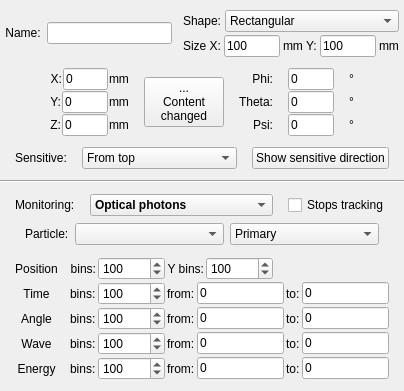
<?xml version="1.0" encoding="UTF-8"?>
<ui version="4.0">
 <class>AMonitorDelegateForm</class>
 <widget class="QWidget" name="AMonitorDelegateForm">
  <property name="geometry">
   <rect>
    <x>0</x>
    <y>0</y>
    <width>404</width>
    <height>391</height>
   </rect>
  </property>
  <property name="windowTitle">
   <string>Form</string>
  </property>
  <layout class="QVBoxLayout" name="verticalLayout_9">
   <property name="spacing">
    <number>6</number>
   </property>
   <property name="leftMargin">
    <number>0</number>
   </property>
   <property name="topMargin">
    <number>0</number>
   </property>
   <property name="rightMargin">
    <number>0</number>
   </property>
   <property name="bottomMargin">
    <number>0</number>
   </property>
   <item>
    <spacer name="verticalSpacer">
     <property name="orientation">
      <enum>Qt::Vertical</enum>
     </property>
     <property name="sizeHint" stdset="0">
      <size>
       <width>20</width>
       <height>40</height>
      </size>
     </property>
    </spacer>
   </item>
   <item>
    <layout class="QHBoxLayout" name="horizontalLayout_11">
     <item>
      <layout class="QVBoxLayout" name="verticalLayout_2">
       <property name="leftMargin">
        <number>5</number>
       </property>
       <property name="rightMargin">
        <number>5</number>
       </property>
       <item>
        <layout class="QHBoxLayout" name="horizontalLayout_19">
         <item>
          <widget class="QLabel" name="label">
           <property name="sizePolicy">
            <sizepolicy hsizetype="Preferred" vsizetype="Minimum">
             <horstretch>0</horstretch>
             <verstretch>0</verstretch>
            </sizepolicy>
           </property>
           <property name="text">
            <string>Name:</string>
           </property>
           <property name="alignment">
            <set>Qt::AlignCenter</set>
           </property>
          </widget>
         </item>
         <item>
          <widget class="QLineEdit" name="leName">
           <property name="minimumSize">
            <size>
             <width>125</width>
             <height>0</height>
            </size>
           </property>
          </widget>
         </item>
        </layout>
       </item>
      </layout>
     </item>
     <item>
      <layout class="QVBoxLayout" name="verticalLayout_4">
       <property name="spacing">
        <number>3</number>
       </property>
       <property name="rightMargin">
        <number>5</number>
       </property>
       <item>
        <layout class="QHBoxLayout" name="horizontalLayout">
         <item>
          <widget class="QLabel" name="label_4">
           <property name="text">
            <string>Shape:</string>
           </property>
          </widget>
         </item>
         <item>
          <widget class="QComboBox" name="cobShape">
           <property name="sizePolicy">
            <sizepolicy hsizetype="MinimumExpanding" vsizetype="Fixed">
             <horstretch>0</horstretch>
             <verstretch>0</verstretch>
            </sizepolicy>
           </property>
           <property name="minimumSize">
            <size>
             <width>0</width>
             <height>22</height>
            </size>
           </property>
           <item>
            <property name="text">
             <string>Rectangular</string>
            </property>
           </item>
           <item>
            <property name="text">
             <string>Round</string>
            </property>
           </item>
          </widget>
         </item>
        </layout>
       </item>
       <item>
        <layout class="QHBoxLayout" name="horizontalLayout_3">
         <property name="spacing">
          <number>3</number>
         </property>
         <item>
          <widget class="QLabel" name="labSizeX">
           <property name="text">
            <string>Size X:</string>
           </property>
          </widget>
         </item>
         <item>
          <widget class="QLineEdit" name="ledSize1">
           <property name="text">
            <string>100</string>
           </property>
          </widget>
         </item>
         <item>
          <widget class="QLabel" name="label_6">
           <property name="text">
            <string>mm</string>
           </property>
          </widget>
         </item>
         <item>
          <widget class="QLabel" name="labSize2">
           <property name="text">
            <string>Y:</string>
           </property>
          </widget>
         </item>
         <item>
          <widget class="QLineEdit" name="ledSize2">
           <property name="text">
            <string>100</string>
           </property>
          </widget>
         </item>
         <item>
          <widget class="QLabel" name="labSize2mm">
           <property name="text">
            <string>mm</string>
           </property>
          </widget>
         </item>
        </layout>
       </item>
      </layout>
     </item>
    </layout>
   </item>
   <item>
    <layout class="QHBoxLayout" name="horizontalLayout_9">
     <property name="spacing">
      <number>15</number>
     </property>
     <property name="topMargin">
      <number>5</number>
     </property>
     <property name="bottomMargin">
      <number>5</number>
     </property>
     <item>
      <layout class="QVBoxLayout" name="verticalLayout">
       <property name="spacing">
        <number>1</number>
       </property>
       <property name="leftMargin">
        <number>50</number>
       </property>
       <item>
        <layout class="QHBoxLayout" name="horizontalLayout_5">
         <item>
          <widget class="QLabel" name="label_5">
           <property name="text">
            <string>X:</string>
           </property>
           <property name="alignment">
            <set>Qt::AlignRight|Qt::AlignTrailing|Qt::AlignVCenter</set>
           </property>
          </widget>
         </item>
         <item>
          <widget class="QLineEdit" name="ledX">
           <property name="text">
            <string>0</string>
           </property>
          </widget>
         </item>
         <item>
          <widget class="QLabel" name="label_7">
           <property name="text">
            <string>mm</string>
           </property>
          </widget>
         </item>
        </layout>
       </item>
       <item>
        <layout class="QHBoxLayout" name="horizontalLayout_6">
         <item>
          <widget class="QLabel" name="label_8">
           <property name="text">
            <string>Y:</string>
           </property>
           <property name="alignment">
            <set>Qt::AlignRight|Qt::AlignTrailing|Qt::AlignVCenter</set>
           </property>
          </widget>
         </item>
         <item>
          <widget class="QLineEdit" name="ledY">
           <property name="text">
            <string>0</string>
           </property>
          </widget>
         </item>
         <item>
          <widget class="QLabel" name="label_9">
           <property name="text">
            <string>mm</string>
           </property>
          </widget>
         </item>
        </layout>
       </item>
       <item>
        <layout class="QHBoxLayout" name="horizontalLayout_7">
         <item>
          <widget class="QLabel" name="label_10">
           <property name="text">
            <string>Z:</string>
           </property>
           <property name="alignment">
            <set>Qt::AlignRight|Qt::AlignTrailing|Qt::AlignVCenter</set>
           </property>
          </widget>
         </item>
         <item>
          <widget class="QLineEdit" name="ledZ">
           <property name="text">
            <string>0</string>
           </property>
          </widget>
         </item>
         <item>
          <widget class="QLabel" name="label_11">
           <property name="text">
            <string>mm</string>
           </property>
          </widget>
         </item>
        </layout>
       </item>
      </layout>
     </item>
     <item>
      <widget class="QPushButton" name="pbContentChanged">
       <property name="text">
        <string>...
Content
changed</string>
       </property>
      </widget>
     </item>
     <item>
      <layout class="QHBoxLayout" name="horizontalLayout_8">
       <property name="rightMargin">
        <number>50</number>
       </property>
       <item>
        <layout class="QVBoxLayout" name="verticalLayout_3">
         <property name="spacing">
          <number>1</number>
         </property>
         <item>
          <widget class="QLabel" name="label_12">
           <property name="text">
            <string>Phi:</string>
           </property>
           <property name="alignment">
            <set>Qt::AlignRight|Qt::AlignTrailing|Qt::AlignVCenter</set>
           </property>
          </widget>
         </item>
         <item>
          <widget class="QLabel" name="label_14">
           <property name="text">
            <string>Theta:</string>
           </property>
           <property name="alignment">
            <set>Qt::AlignRight|Qt::AlignTrailing|Qt::AlignVCenter</set>
           </property>
          </widget>
         </item>
         <item>
          <widget class="QLabel" name="label_16">
           <property name="text">
            <string>Psi:</string>
           </property>
           <property name="alignment">
            <set>Qt::AlignRight|Qt::AlignTrailing|Qt::AlignVCenter</set>
           </property>
          </widget>
         </item>
        </layout>
       </item>
       <item>
        <layout class="QVBoxLayout" name="verticalLayout_5">
         <property name="spacing">
          <number>1</number>
         </property>
         <item>
          <widget class="QLineEdit" name="ledPhi">
           <property name="text">
            <string>0</string>
           </property>
          </widget>
         </item>
         <item>
          <widget class="QLineEdit" name="ledTheta">
           <property name="text">
            <string>0</string>
           </property>
          </widget>
         </item>
         <item>
          <widget class="QLineEdit" name="ledPsi">
           <property name="text">
            <string>0</string>
           </property>
          </widget>
         </item>
        </layout>
       </item>
       <item>
        <layout class="QVBoxLayout" name="verticalLayout_6">
         <property name="spacing">
          <number>1</number>
         </property>
         <item>
          <widget class="QLabel" name="label_13">
           <property name="text">
            <string>°</string>
           </property>
          </widget>
         </item>
         <item>
          <widget class="QLabel" name="label_15">
           <property name="text">
            <string>°</string>
           </property>
          </widget>
         </item>
         <item>
          <widget class="QLabel" name="label_17">
           <property name="text">
            <string>°</string>
           </property>
          </widget>
         </item>
        </layout>
       </item>
      </layout>
     </item>
    </layout>
   </item>
   <item>
    <layout class="QHBoxLayout" name="horizontalLayout_18">
     <property name="spacing">
      <number>15</number>
     </property>
     <property name="leftMargin">
      <number>15</number>
     </property>
     <property name="rightMargin">
      <number>15</number>
     </property>
     <property name="bottomMargin">
      <number>5</number>
     </property>
     <item>
      <widget class="QLabel" name="label_3">
       <property name="text">
        <string>Sensitive:</string>
       </property>
      </widget>
     </item>
     <item>
      <widget class="QComboBox" name="cobSensitiveDirection">
       <property name="sizePolicy">
        <sizepolicy hsizetype="MinimumExpanding" vsizetype="Fixed">
         <horstretch>0</horstretch>
         <verstretch>0</verstretch>
        </sizepolicy>
       </property>
       <property name="minimumSize">
        <size>
         <width>0</width>
         <height>22</height>
        </size>
       </property>
       <item>
        <property name="text">
         <string>From top</string>
        </property>
       </item>
       <item>
        <property name="text">
         <string>From bottom</string>
        </property>
       </item>
       <item>
        <property name="text">
         <string>From top and bottom</string>
        </property>
       </item>
      </widget>
     </item>
     <item>
      <widget class="QPushButton" name="pbShowSensitiveDirection">
       <property name="text">
        <string>Show sensitive direction</string>
       </property>
      </widget>
     </item>
    </layout>
   </item>
   <item>
    <widget class="Line" name="line">
     <property name="orientation">
      <enum>Qt::Horizontal</enum>
     </property>
    </widget>
   </item>
   <item>
    <layout class="QHBoxLayout" name="horizontalLayout_10">
     <property name="spacing">
      <number>15</number>
     </property>
     <property name="leftMargin">
      <number>15</number>
     </property>
     <property name="topMargin">
      <number>5</number>
     </property>
     <property name="rightMargin">
      <number>15</number>
     </property>
     <item>
      <widget class="QLabel" name="label_18">
       <property name="text">
        <string>Monitoring:</string>
       </property>
      </widget>
     </item>
     <item>
      <widget class="QComboBox" name="cobMonitoring">
       <property name="sizePolicy">
        <sizepolicy hsizetype="MinimumExpanding" vsizetype="Fixed">
         <horstretch>0</horstretch>
         <verstretch>0</verstretch>
        </sizepolicy>
       </property>
       <property name="minimumSize">
        <size>
         <width>0</width>
         <height>22</height>
        </size>
       </property>
       <property name="font">
        <font>
         <weight>75</weight>
         <bold>true</bold>
        </font>
       </property>
       <item>
        <property name="text">
         <string>Optical photons</string>
        </property>
       </item>
       <item>
        <property name="text">
         <string>Particles</string>
        </property>
       </item>
      </widget>
     </item>
     <item>
      <widget class="QCheckBox" name="cbStopTracking">
       <property name="text">
        <string>Stops tracking</string>
       </property>
      </widget>
     </item>
    </layout>
   </item>
   <item>
    <widget class="QFrame" name="frParticle">
     <property name="frameShape">
      <enum>QFrame::NoFrame</enum>
     </property>
     <property name="frameShadow">
      <enum>QFrame::Raised</enum>
     </property>
     <layout class="QHBoxLayout" name="horizontalLayout_2">
      <property name="leftMargin">
       <number>25</number>
      </property>
      <property name="topMargin">
       <number>1</number>
      </property>
      <property name="rightMargin">
       <number>25</number>
      </property>
      <property name="bottomMargin">
       <number>1</number>
      </property>
      <item>
       <widget class="QLabel" name="label_2">
        <property name="text">
         <string>Particle:</string>
        </property>
       </widget>
      </item>
      <item>
       <widget class="QComboBox" name="cobParticle">
        <property name="sizePolicy">
         <sizepolicy hsizetype="MinimumExpanding" vsizetype="Fixed">
          <horstretch>0</horstretch>
          <verstretch>0</verstretch>
         </sizepolicy>
        </property>
        <property name="minimumSize">
         <size>
          <width>0</width>
          <height>22</height>
         </size>
        </property>
        <property name="font">
         <font>
          <weight>75</weight>
          <bold>true</bold>
         </font>
        </property>
       </widget>
      </item>
      <item>
       <widget class="QComboBox" name="cobPrimarySecondary">
        <property name="sizePolicy">
         <sizepolicy hsizetype="MinimumExpanding" vsizetype="Fixed">
          <horstretch>0</horstretch>
          <verstretch>0</verstretch>
         </sizepolicy>
        </property>
        <property name="minimumSize">
         <size>
          <width>0</width>
          <height>22</height>
         </size>
        </property>
        <property name="maximumSize">
         <size>
          <width>150</width>
          <height>16777215</height>
         </size>
        </property>
        <item>
         <property name="text">
          <string>Primary</string>
         </property>
        </item>
        <item>
         <property name="text">
          <string>Secondary</string>
         </property>
        </item>
        <item>
         <property name="text">
          <string>Primary+secondary</string>
         </property>
        </item>
       </widget>
      </item>
     </layout>
    </widget>
   </item>
   <item>
    <layout class="QHBoxLayout" name="horizontalLayout_17">
     <property name="spacing">
      <number>12</number>
     </property>
     <property name="leftMargin">
      <number>15</number>
     </property>
     <property name="topMargin">
      <number>5</number>
     </property>
     <property name="rightMargin">
      <number>15</number>
     </property>
     <item>
      <layout class="QVBoxLayout" name="verticalLayout_7">
       <property name="spacing">
        <number>2</number>
       </property>
       <item>
        <widget class="QLabel" name="label_19">
         <property name="text">
          <string>Position</string>
         </property>
         <property name="alignment">
          <set>Qt::AlignCenter</set>
         </property>
        </widget>
       </item>
       <item>
        <widget class="QLabel" name="label_21">
         <property name="text">
          <string>Time</string>
         </property>
         <property name="alignment">
          <set>Qt::AlignCenter</set>
         </property>
        </widget>
       </item>
       <item>
        <widget class="QLabel" name="label_27">
         <property name="text">
          <string>Angle</string>
         </property>
         <property name="alignment">
          <set>Qt::AlignCenter</set>
         </property>
        </widget>
       </item>
       <item>
        <widget class="QLabel" name="labWave">
         <property name="text">
          <string>Wave</string>
         </property>
         <property name="alignment">
          <set>Qt::AlignCenter</set>
         </property>
        </widget>
       </item>
       <item>
        <widget class="QLabel" name="labEnergy">
         <property name="text">
          <string>Energy</string>
         </property>
         <property name="alignment">
          <set>Qt::AlignCenter</set>
         </property>
        </widget>
       </item>
      </layout>
     </item>
     <item>
      <layout class="QVBoxLayout" name="verticalLayout_8">
       <property name="spacing">
        <number>2</number>
       </property>
       <item>
        <layout class="QHBoxLayout" name="horizontalLayout_14">
         <item>
          <widget class="QLabel" name="label_37">
           <property name="text">
            <string>bins:</string>
           </property>
           <property name="alignment">
            <set>Qt::AlignRight|Qt::AlignTrailing|Qt::AlignVCenter</set>
           </property>
          </widget>
         </item>
         <item>
          <widget class="QSpinBox" name="sbXbins">
           <property name="minimum">
            <number>1</number>
           </property>
           <property name="maximum">
            <number>1000000</number>
           </property>
           <property name="value">
            <number>100</number>
           </property>
          </widget>
         </item>
         <item>
          <widget class="QLabel" name="label_20">
           <property name="text">
            <string>Y bins:</string>
           </property>
           <property name="alignment">
            <set>Qt::AlignRight|Qt::AlignTrailing|Qt::AlignVCenter</set>
           </property>
          </widget>
         </item>
         <item>
          <widget class="QSpinBox" name="sbYbins">
           <property name="minimum">
            <number>1</number>
           </property>
           <property name="maximum">
            <number>1000000</number>
           </property>
           <property name="value">
            <number>100</number>
           </property>
          </widget>
         </item>
         <item>
          <spacer name="horizontalSpacer">
           <property name="orientation">
            <enum>Qt::Horizontal</enum>
           </property>
           <property name="sizeHint" stdset="0">
            <size>
             <width>40</width>
             <height>20</height>
            </size>
           </property>
          </spacer>
         </item>
        </layout>
       </item>
       <item>
        <layout class="QHBoxLayout" name="horizontalLayout_15">
         <item>
          <widget class="QLabel" name="label_22">
           <property name="text">
            <string>bins:</string>
           </property>
          </widget>
         </item>
         <item>
          <widget class="QSpinBox" name="sbTimeBins">
           <property name="minimum">
            <number>1</number>
           </property>
           <property name="maximum">
            <number>1000000</number>
           </property>
           <property name="value">
            <number>100</number>
           </property>
          </widget>
         </item>
         <item>
          <widget class="QLabel" name="label_23">
           <property name="text">
            <string>from:</string>
           </property>
          </widget>
         </item>
         <item>
          <widget class="QLineEdit" name="ledTimeFrom">
           <property name="text">
            <string>0</string>
           </property>
          </widget>
         </item>
         <item>
          <widget class="QLabel" name="label_24">
           <property name="text">
            <string>to:</string>
           </property>
          </widget>
         </item>
         <item>
          <widget class="QLineEdit" name="ledTimeTo">
           <property name="text">
            <string>0</string>
           </property>
          </widget>
         </item>
        </layout>
       </item>
       <item>
        <layout class="QHBoxLayout" name="horizontalLayout_16">
         <item>
          <widget class="QLabel" name="label_28">
           <property name="text">
            <string>bins:</string>
           </property>
          </widget>
         </item>
         <item>
          <widget class="QSpinBox" name="sbAngleBins">
           <property name="minimum">
            <number>1</number>
           </property>
           <property name="maximum">
            <number>1000000</number>
           </property>
           <property name="value">
            <number>100</number>
           </property>
          </widget>
         </item>
         <item>
          <widget class="QLabel" name="label_26">
           <property name="text">
            <string>from:</string>
           </property>
          </widget>
         </item>
         <item>
          <widget class="QLineEdit" name="ledAngleFrom">
           <property name="text">
            <string>0</string>
           </property>
          </widget>
         </item>
         <item>
          <widget class="QLabel" name="label_25">
           <property name="text">
            <string>to:</string>
           </property>
          </widget>
         </item>
         <item>
          <widget class="QLineEdit" name="ledAngleTo">
           <property name="text">
            <string>0</string>
           </property>
          </widget>
         </item>
        </layout>
       </item>
       <item>
        <layout class="QHBoxLayout" name="horizontalLayout_4">
         <property name="topMargin">
          <number>0</number>
         </property>
         <item>
          <widget class="QLabel" name="labWaveBins">
           <property name="text">
            <string>bins:</string>
           </property>
          </widget>
         </item>
         <item>
          <widget class="QSpinBox" name="sbWaveBins">
           <property name="minimum">
            <number>1</number>
           </property>
           <property name="maximum">
            <number>1000000</number>
           </property>
           <property name="value">
            <number>100</number>
           </property>
          </widget>
         </item>
         <item>
          <widget class="QLabel" name="labWaveFrom">
           <property name="text">
            <string>from:</string>
           </property>
          </widget>
         </item>
         <item>
          <widget class="QLineEdit" name="ledWaveFrom">
           <property name="text">
            <string>0</string>
           </property>
          </widget>
         </item>
         <item>
          <widget class="QLabel" name="labWaveTo">
           <property name="text">
            <string>to:</string>
           </property>
          </widget>
         </item>
         <item>
          <widget class="QLineEdit" name="ledWaveTo">
           <property name="text">
            <string>0</string>
           </property>
          </widget>
         </item>
        </layout>
       </item>
       <item>
        <layout class="QHBoxLayout" name="horizontalLayout_20">
         <property name="topMargin">
          <number>0</number>
         </property>
         <item>
          <widget class="QLabel" name="labEnergyBins">
           <property name="text">
            <string>bins:</string>
           </property>
          </widget>
         </item>
         <item>
          <widget class="QSpinBox" name="sbEnergyBins">
           <property name="minimum">
            <number>1</number>
           </property>
           <property name="maximum">
            <number>1000000</number>
           </property>
           <property name="value">
            <number>100</number>
           </property>
          </widget>
         </item>
         <item>
          <widget class="QLabel" name="labEnergyFrom">
           <property name="text">
            <string>from:</string>
           </property>
          </widget>
         </item>
         <item>
          <widget class="QLineEdit" name="ledEnergyFrom">
           <property name="text">
            <string>0</string>
           </property>
          </widget>
         </item>
         <item>
          <widget class="QLabel" name="labEnergyTo">
           <property name="text">
            <string>to:</string>
           </property>
          </widget>
         </item>
         <item>
          <widget class="QLineEdit" name="ledEnergyTo">
           <property name="text">
            <string>0</string>
           </property>
          </widget>
         </item>
        </layout>
       </item>
      </layout>
     </item>
    </layout>
   </item>
   <item>
    <spacer name="verticalSpacer_2">
     <property name="orientation">
      <enum>Qt::Vertical</enum>
     </property>
     <property name="sizeHint" stdset="0">
      <size>
       <width>20</width>
       <height>40</height>
      </size>
     </property>
    </spacer>
   </item>
  </layout>
 </widget>
 <resources/>
 <connections>
  <connection>
   <sender>leName</sender>
   <signal>textChanged(QString)</signal>
   <receiver>pbContentChanged</receiver>
   <slot>click()</slot>
   <hints>
    <hint type="sourcelabel">
     <x>91</x>
     <y>28</y>
    </hint>
    <hint type="destinationlabel">
     <x>162</x>
     <y>98</y>
    </hint>
   </hints>
  </connection>
  <connection>
   <sender>cobShape</sender>
   <signal>activated(int)</signal>
   <receiver>pbContentChanged</receiver>
   <slot>click()</slot>
   <hints>
    <hint type="sourcelabel">
     <x>247</x>
     <y>21</y>
    </hint>
    <hint type="destinationlabel">
     <x>199</x>
     <y>94</y>
    </hint>
   </hints>
  </connection>
  <connection>
   <sender>ledSize1</sender>
   <signal>textChanged(QString)</signal>
   <receiver>pbContentChanged</receiver>
   <slot>click()</slot>
   <hints>
    <hint type="sourcelabel">
     <x>227</x>
     <y>40</y>
    </hint>
    <hint type="destinationlabel">
     <x>218</x>
     <y>91</y>
    </hint>
   </hints>
  </connection>
  <connection>
   <sender>ledSize2</sender>
   <signal>textChanged(QString)</signal>
   <receiver>pbContentChanged</receiver>
   <slot>click()</slot>
   <hints>
    <hint type="sourcelabel">
     <x>334</x>
     <y>46</y>
    </hint>
    <hint type="destinationlabel">
     <x>226</x>
     <y>96</y>
    </hint>
   </hints>
  </connection>
  <connection>
   <sender>ledPhi</sender>
   <signal>textChanged(QString)</signal>
   <receiver>pbContentChanged</receiver>
   <slot>click()</slot>
   <hints>
    <hint type="sourcelabel">
     <x>302</x>
     <y>83</y>
    </hint>
    <hint type="destinationlabel">
     <x>210</x>
     <y>99</y>
    </hint>
   </hints>
  </connection>
  <connection>
   <sender>ledTheta</sender>
   <signal>textChanged(QString)</signal>
   <receiver>pbContentChanged</receiver>
   <slot>click()</slot>
   <hints>
    <hint type="sourcelabel">
     <x>307</x>
     <y>106</y>
    </hint>
    <hint type="destinationlabel">
     <x>224</x>
     <y>111</y>
    </hint>
   </hints>
  </connection>
  <connection>
   <sender>ledPsi</sender>
   <signal>textChanged(QString)</signal>
   <receiver>pbContentChanged</receiver>
   <slot>click()</slot>
   <hints>
    <hint type="sourcelabel">
     <x>313</x>
     <y>128</y>
    </hint>
    <hint type="destinationlabel">
     <x>221</x>
     <y>120</y>
    </hint>
   </hints>
  </connection>
  <connection>
   <sender>ledX</sender>
   <signal>textChanged(QString)</signal>
   <receiver>pbContentChanged</receiver>
   <slot>click()</slot>
   <hints>
    <hint type="sourcelabel">
     <x>94</x>
     <y>83</y>
    </hint>
    <hint type="destinationlabel">
     <x>172</x>
     <y>85</y>
    </hint>
   </hints>
  </connection>
  <connection>
   <sender>ledY</sender>
   <signal>textChanged(QString)</signal>
   <receiver>pbContentChanged</receiver>
   <slot>click()</slot>
   <hints>
    <hint type="sourcelabel">
     <x>95</x>
     <y>109</y>
    </hint>
    <hint type="destinationlabel">
     <x>167</x>
     <y>108</y>
    </hint>
   </hints>
  </connection>
  <connection>
   <sender>ledZ</sender>
   <signal>textChanged(QString)</signal>
   <receiver>pbContentChanged</receiver>
   <slot>click()</slot>
   <hints>
    <hint type="sourcelabel">
     <x>88</x>
     <y>128</y>
    </hint>
    <hint type="destinationlabel">
     <x>172</x>
     <y>120</y>
    </hint>
   </hints>
  </connection>
  <connection>
   <sender>cobSensitiveDirection</sender>
   <signal>activated(int)</signal>
   <receiver>pbContentChanged</receiver>
   <slot>click()</slot>
   <hints>
    <hint type="sourcelabel">
     <x>162</x>
     <y>164</y>
    </hint>
    <hint type="destinationlabel">
     <x>182</x>
     <y>110</y>
    </hint>
   </hints>
  </connection>
  <connection>
   <sender>cobMonitoring</sender>
   <signal>activated(int)</signal>
   <receiver>pbContentChanged</receiver>
   <slot>click()</slot>
   <hints>
    <hint type="sourcelabel">
     <x>148</x>
     <y>211</y>
    </hint>
    <hint type="destinationlabel">
     <x>170</x>
     <y>110</y>
    </hint>
   </hints>
  </connection>
  <connection>
   <sender>cbStopTracking</sender>
   <signal>clicked()</signal>
   <receiver>pbContentChanged</receiver>
   <slot>click()</slot>
   <hints>
    <hint type="sourcelabel">
     <x>319</x>
     <y>210</y>
    </hint>
    <hint type="destinationlabel">
     <x>220</x>
     <y>122</y>
    </hint>
   </hints>
  </connection>
  <connection>
   <sender>cobParticle</sender>
   <signal>activated(int)</signal>
   <receiver>pbContentChanged</receiver>
   <slot>click()</slot>
   <hints>
    <hint type="sourcelabel">
     <x>113</x>
     <y>237</y>
    </hint>
    <hint type="destinationlabel">
     <x>178</x>
     <y>120</y>
    </hint>
   </hints>
  </connection>
  <connection>
   <sender>cobPrimarySecondary</sender>
   <signal>activated(int)</signal>
   <receiver>pbContentChanged</receiver>
   <slot>click()</slot>
   <hints>
    <hint type="sourcelabel">
     <x>290</x>
     <y>242</y>
    </hint>
    <hint type="destinationlabel">
     <x>215</x>
     <y>116</y>
    </hint>
   </hints>
  </connection>
  <connection>
   <sender>sbXbins</sender>
   <signal>valueChanged(int)</signal>
   <receiver>pbContentChanged</receiver>
   <slot>click()</slot>
   <hints>
    <hint type="sourcelabel">
     <x>137</x>
     <y>279</y>
    </hint>
    <hint type="destinationlabel">
     <x>175</x>
     <y>96</y>
    </hint>
   </hints>
  </connection>
  <connection>
   <sender>sbYbins</sender>
   <signal>valueChanged(int)</signal>
   <receiver>pbContentChanged</receiver>
   <slot>click()</slot>
   <hints>
    <hint type="sourcelabel">
     <x>243</x>
     <y>273</y>
    </hint>
    <hint type="destinationlabel">
     <x>200</x>
     <y>104</y>
    </hint>
   </hints>
  </connection>
  <connection>
   <sender>sbTimeBins</sender>
   <signal>valueChanged(int)</signal>
   <receiver>pbContentChanged</receiver>
   <slot>click()</slot>
   <hints>
    <hint type="sourcelabel">
     <x>123</x>
     <y>297</y>
    </hint>
    <hint type="destinationlabel">
     <x>173</x>
     <y>110</y>
    </hint>
   </hints>
  </connection>
  <connection>
   <sender>sbAngleBins</sender>
   <signal>valueChanged(int)</signal>
   <receiver>pbContentChanged</receiver>
   <slot>click()</slot>
   <hints>
    <hint type="sourcelabel">
     <x>134</x>
     <y>315</y>
    </hint>
    <hint type="destinationlabel">
     <x>170</x>
     <y>111</y>
    </hint>
   </hints>
  </connection>
  <connection>
   <sender>sbWaveBins</sender>
   <signal>valueChanged(int)</signal>
   <receiver>pbContentChanged</receiver>
   <slot>click()</slot>
   <hints>
    <hint type="sourcelabel">
     <x>128</x>
     <y>345</y>
    </hint>
    <hint type="destinationlabel">
     <x>169</x>
     <y>116</y>
    </hint>
   </hints>
  </connection>
  <connection>
   <sender>sbEnergyBins</sender>
   <signal>valueChanged(int)</signal>
   <receiver>pbContentChanged</receiver>
   <slot>click()</slot>
   <hints>
    <hint type="sourcelabel">
     <x>123</x>
     <y>362</y>
    </hint>
    <hint type="destinationlabel">
     <x>179</x>
     <y>111</y>
    </hint>
   </hints>
  </connection>
  <connection>
   <sender>ledTimeFrom</sender>
   <signal>textChanged(QString)</signal>
   <receiver>pbContentChanged</receiver>
   <slot>click()</slot>
   <hints>
    <hint type="sourcelabel">
     <x>227</x>
     <y>295</y>
    </hint>
    <hint type="destinationlabel">
     <x>192</x>
     <y>105</y>
    </hint>
   </hints>
  </connection>
  <connection>
   <sender>ledAngleFrom</sender>
   <signal>textChanged(QString)</signal>
   <receiver>pbContentChanged</receiver>
   <slot>click()</slot>
   <hints>
    <hint type="sourcelabel">
     <x>217</x>
     <y>319</y>
    </hint>
    <hint type="destinationlabel">
     <x>182</x>
     <y>87</y>
    </hint>
   </hints>
  </connection>
  <connection>
   <sender>ledWaveFrom</sender>
   <signal>textChanged(QString)</signal>
   <receiver>pbContentChanged</receiver>
   <slot>click()</slot>
   <hints>
    <hint type="sourcelabel">
     <x>250</x>
     <y>346</y>
    </hint>
    <hint type="destinationlabel">
     <x>190</x>
     <y>103</y>
    </hint>
   </hints>
  </connection>
  <connection>
   <sender>ledEnergyFrom</sender>
   <signal>textChanged(QString)</signal>
   <receiver>pbContentChanged</receiver>
   <slot>click()</slot>
   <hints>
    <hint type="sourcelabel">
     <x>248</x>
     <y>364</y>
    </hint>
    <hint type="destinationlabel">
     <x>190</x>
     <y>111</y>
    </hint>
   </hints>
  </connection>
  <connection>
   <sender>ledTimeTo</sender>
   <signal>textChanged(QString)</signal>
   <receiver>pbContentChanged</receiver>
   <slot>click()</slot>
   <hints>
    <hint type="sourcelabel">
     <x>354</x>
     <y>290</y>
    </hint>
    <hint type="destinationlabel">
     <x>221</x>
     <y>106</y>
    </hint>
   </hints>
  </connection>
  <connection>
   <sender>ledAngleTo</sender>
   <signal>textChanged(QString)</signal>
   <receiver>pbContentChanged</receiver>
   <slot>click()</slot>
   <hints>
    <hint type="sourcelabel">
     <x>334</x>
     <y>320</y>
    </hint>
    <hint type="destinationlabel">
     <x>213</x>
     <y>112</y>
    </hint>
   </hints>
  </connection>
  <connection>
   <sender>ledWaveTo</sender>
   <signal>textChanged(QString)</signal>
   <receiver>pbContentChanged</receiver>
   <slot>click()</slot>
   <hints>
    <hint type="sourcelabel">
     <x>321</x>
     <y>338</y>
    </hint>
    <hint type="destinationlabel">
     <x>225</x>
     <y>110</y>
    </hint>
   </hints>
  </connection>
  <connection>
   <sender>ledEnergyTo</sender>
   <signal>textChanged(QString)</signal>
   <receiver>pbContentChanged</receiver>
   <slot>click()</slot>
   <hints>
    <hint type="sourcelabel">
     <x>367</x>
     <y>360</y>
    </hint>
    <hint type="destinationlabel">
     <x>223</x>
     <y>109</y>
    </hint>
   </hints>
  </connection>
 </connections>
</ui>
